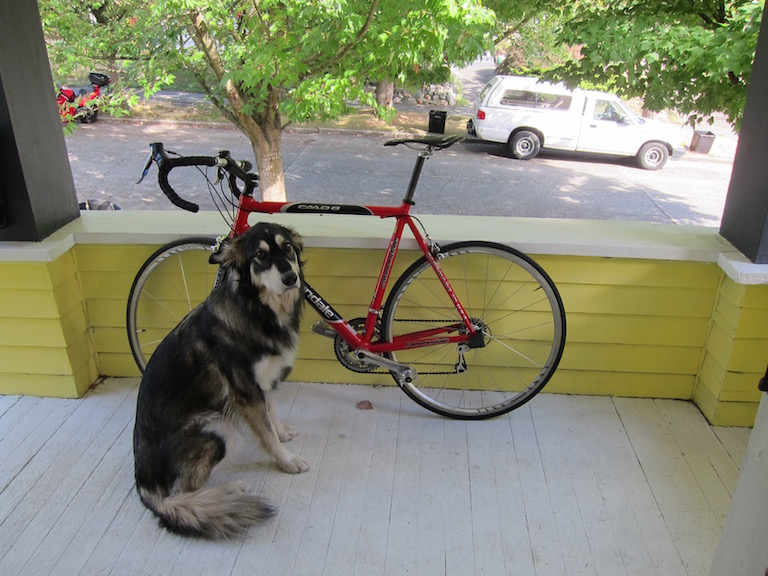
#> input picture a_demos/images/dog.jpg, 768 x 576 px
$ python pil_image_polygon_cut.py
#> lines starting #> are read from the running program, lines starting #| are printed output that depends on the picture; after the words box and inside, x2 and y2 are one past the last pixel; in counts of white or black regions, pixels touching at a corner belong together
# -*- coding: utf-8 -*-
"""
 Created on 2021/9/12 19:48
 Filename   : pil_image_polygon_cut.py
 Author     : Taosy.W
 Zhihu      : https://www.zhihu.com/people/1105936347
 Github     : https://github.com/AFei19911012/PythonSamples
 Description:
"""

# =======================================================
import numpy as np
from PIL import Image, ImageDraw

# RGB 或 RGBA
img = Image.open("images/dog.jpg").convert("RGB")
#> img is the input picture: PIL image 768x576 RGB; mean R, G, B 134.4, 135.7, 114.1
img_array = np.asarray(img)
# mask
polygon = [(100, 100), (50, 250), (100, 400), (500, 400), (500, 100)]
# 单通道
mask_img = Image.new('1', (img_array.shape[1], img_array.shape[0]), 0)
#> mask_img: PIL image 768x576 1; every value is 0
ImageDraw.Draw(mask_img).polygon(polygon, outline=1, fill=1)
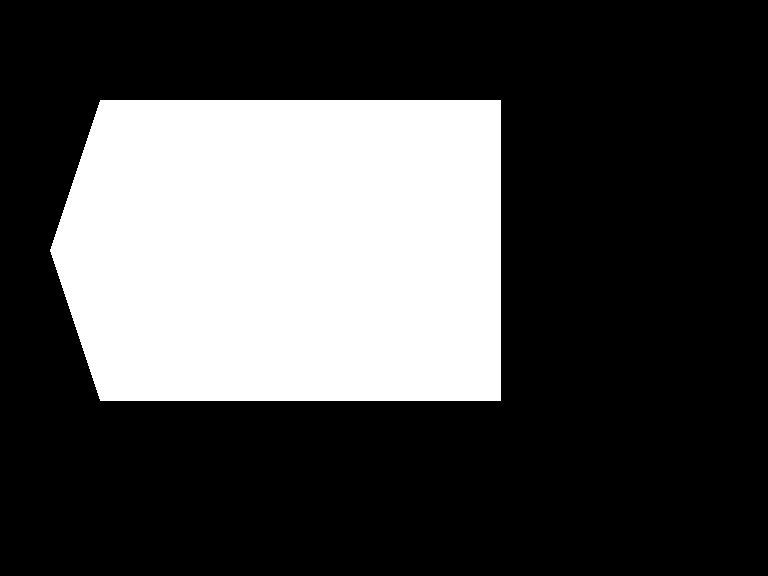
#> mask_img: PIL image 768x576 1; 29% white; 1 white region, box (x1, y1, x2, y2) and area: (50, 100, 501, 401) 128201
mask = np.array(mask_img)
new_img_array = np.empty(img_array.shape, dtype='uint8')
# RGB
new_img_array[:, :, :3] = img_array[:, :, :3]
# 每个通道裁剪
new_img_array[:, :, 0] = new_img_array[:, :, 0] * mask
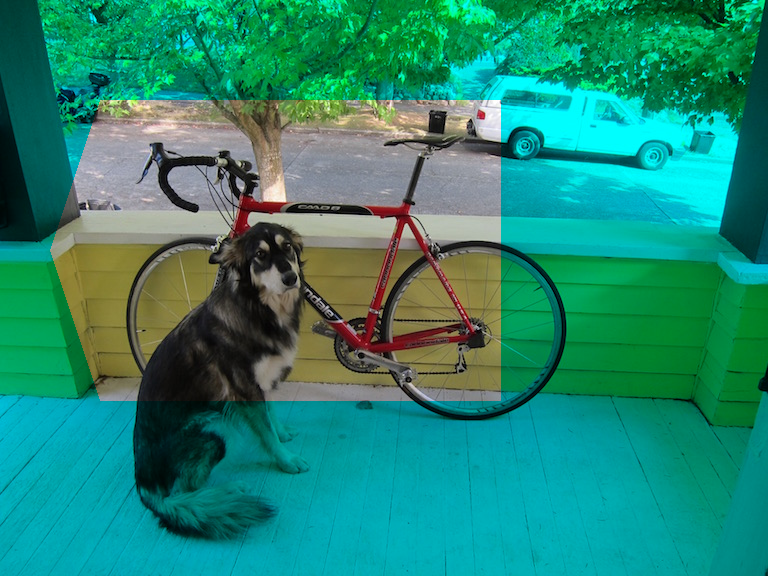
#> new_img_array: shape (576, 768, 3); mean R, G, B 34.6, 135.7, 114.1
new_img_array[:, :, 1] = new_img_array[:, :, 1] * mask
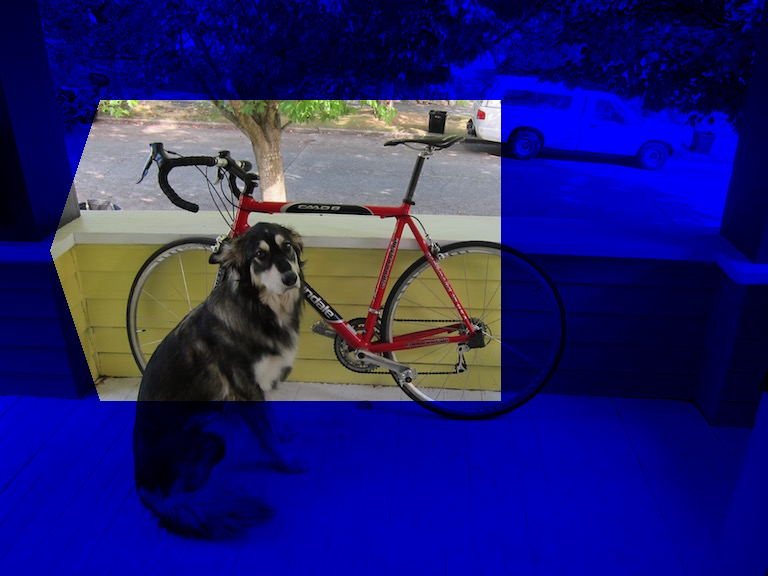
#> new_img_array: shape (576, 768, 3); mean R, G, B 34.6, 32.8, 114.1
new_img_array[:, :, 2] = new_img_array[:, :, 2] * mask
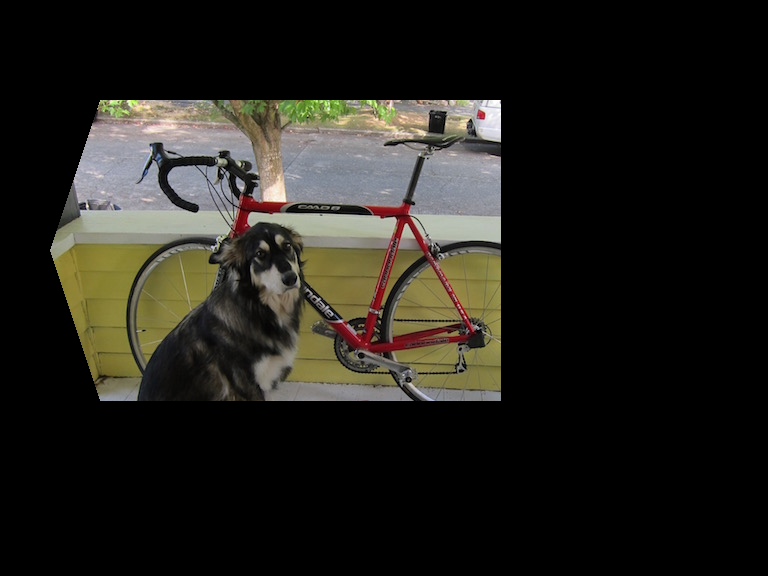
#> new_img_array: shape (576, 768, 3); mean R, G, B 34.6, 32.8, 27.3
# 用透明度来裁剪
# new_img_array[:, :, 3] = mask * 255
new_img = Image.fromarray(new_img_array, "RGB")
new_img.save("images/dog_cut.png")

$ run again, with a_demos/images/obama.jpg copied over a_demos/images/dog.jpg
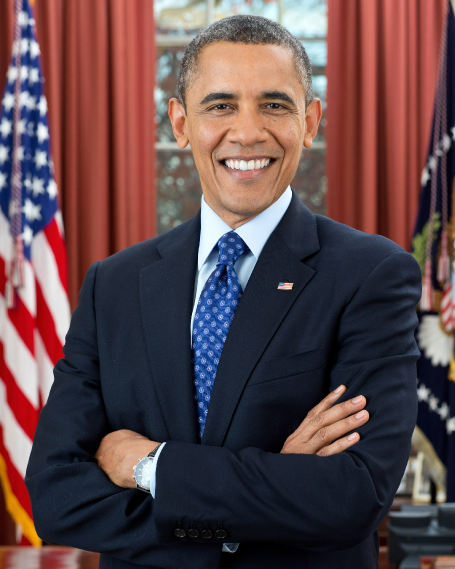
#> input picture a_demos/images/obama.jpg, 910 x 1137 px (shown at 1/2 size)
#> img is the input picture: PIL image 910x1137 RGB; mean R, G, B 95, 71.7, 74.6
#> `ImageDraw.Draw(mask_img).polygon(polygon, outline=1, fill=1)`:
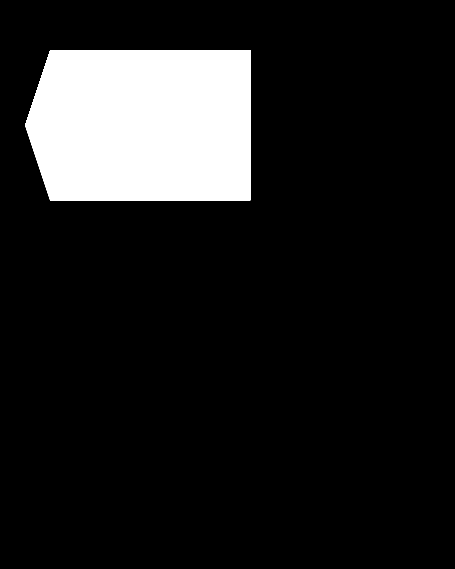
#> mask_img: PIL image 910x1137 1 (shown at 1/2 size); 12.4% white; 1 white region, box (x1, y1, x2, y2) and area: (50, 100, 501, 401) 128201
#> `new_img_array[:, :, 2] = new_img_array[:, :, 2] * mask`:
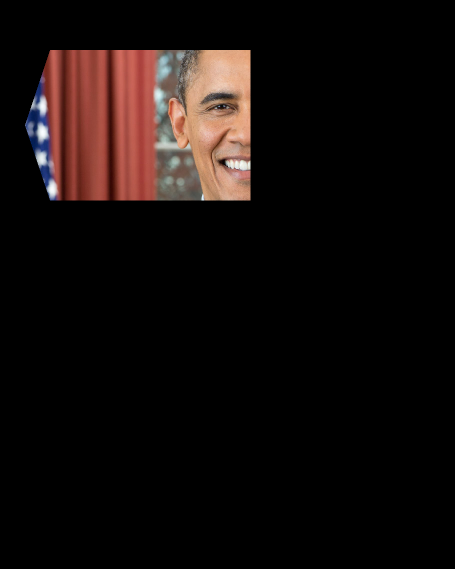
#> new_img_array: shape (1137, 910, 3) (shown at 1/2 size); mean R, G, B 19.6, 12.6, 11.1
